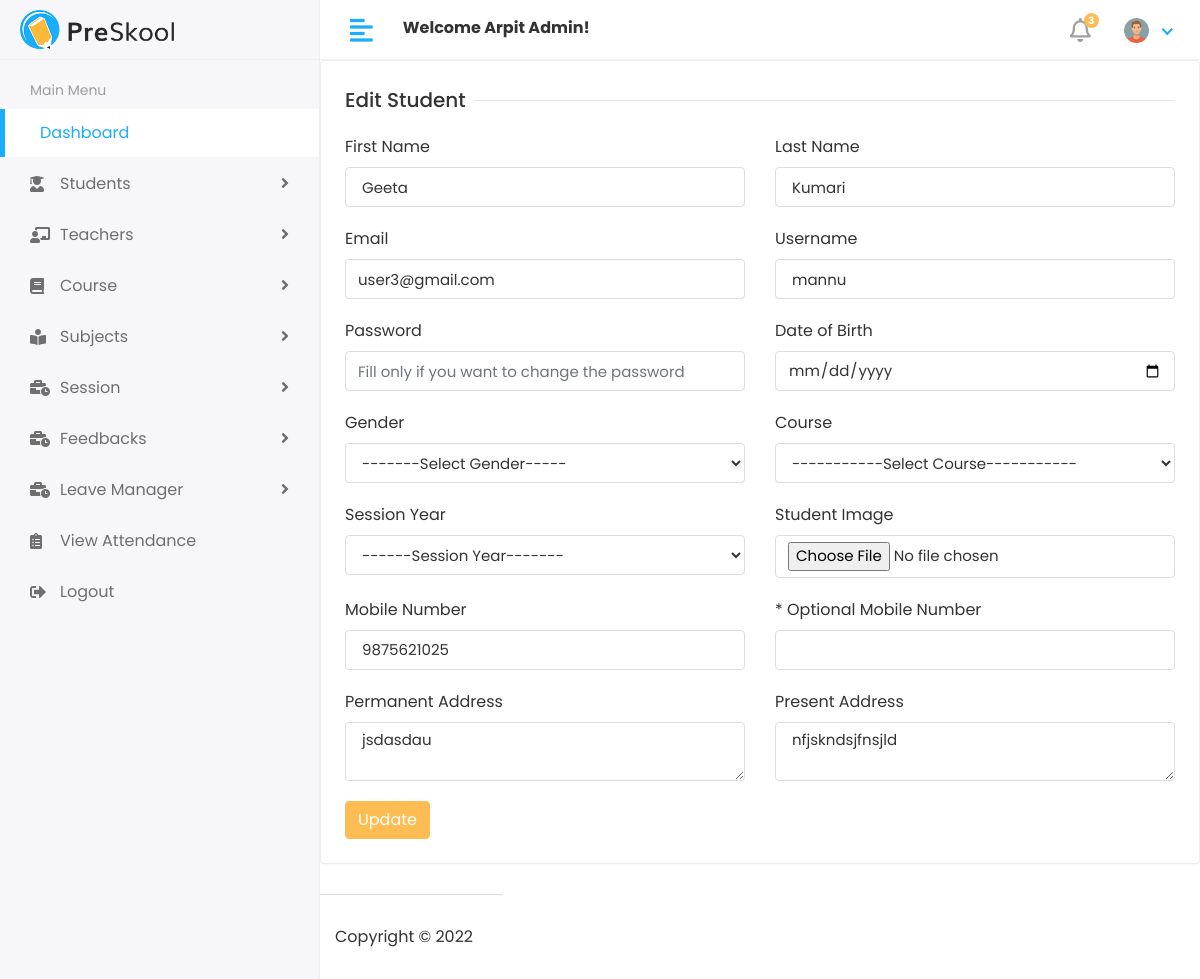
The page //Hod/student/edit/3 (signed in) on the database its author committed.
### app/models.py (models this page shows, shortened)
class Customuser(AbstractUser):
    USER ={
        (1,'HOD'),
        (2,'STAFF'),
        (3,'STUDENT'),
    }
    user_type = models.CharField(choices=USER,max_length=50,default=1)
    profile_pic = models.ImageField(upload_to='uploads/profile_pic/')

class Student(models.Model):
    admin = models.OneToOneField(Customuser,on_delete = models.CASCADE)
    student_dob =models.DateField(auto_now_add=False)
    permanent_address = models.TextField(null=True)
    present_address =models.TextField(blank=True)
    gender = models.CharField(max_length=10)
    course_id = models.ForeignKey(Course,on_delete=models.DO_NOTHING,null=True)
    session_id =models.ForeignKey(Session_Year,on_delete =models.DO_NOTHING,null=True)
    student_mobile_no =models.CharField(blank=False,max_length=10)
    student_optional_mobile_no =models.CharField(blank=True,max_length=10)
    created_at = models.DateTimeField(auto_now_add=True)
    updated_at = models.DateTimeField(auto_now_add=True)

### HOD/views.py (the view)
# urls.py: path('student/edit/<str:id>',editstudents,name="editstudent"),
@login_required(login_url="/")
def editstudents(request,id):
    student=Student.objects.filter(id=id)
    course=Course.objects.all()
    session =Session_Year.objects.all()
    context ={
        'students':student,
        'course':course,
        'session':session
    }
    return render(request,'HOD/edit_student.html',context)

### templates/HOD/edit_student.html (shortened to what this page needs)
{% extends "main/base.html" %}
{% load static %}
{% block body %}
<div class="row">
    <div class="col-sm-12">
       <div class="card">
          <div class="card-body">
             <form method="POST" action="{% url 'updatestudent' %}" enctype="multipart/form-data">
                <div class="row">
                   <div class="col-12">
                      <h5 class="form-title"><span>Edit Student</span></h5>
                   </div>
                   <div class="col-12 col-sm-6">
                      <div class="form-group">
                         <label>First Name</label>
                         <input type="text" class="form-control" name="first_name" value="{% for student in students%} {{student.admin.first_name}} {% endfor %}">
                      </div>
                   </div>
                   <div class="col-12 col-sm-6">
                      <div class="form-group">
                         <label>Last Name</label>
                         <input type="text" class="form-control" name="last_name" value="{% for student in students%} {{student.admin.last_name}} {% endfor %}">
                      </div>
                   </div>
                   <div class="col-12 col-sm-6">
                    <div class="form-group">
                       <label>Email</label>
                       <input type="email" class="form-control" name="email" value="{% for student in students%} {{student.admin.email}} {% endfor %}">
                    </div>
                 </div>
                 <div class="col-12 col-sm-6">
                    <div class="form-group">
                       <label>Username</label>
                       <input type="text" class="form-control" name="username" value="{% for student in students%} {{student.admin.username}} {% endfor %}">
                    </div>
                 </div>
                 <div class="col-12 col-sm-6">
                    <div class="form-group">
                       <label>Password</label>
                       <input type="text" class="form-control" name="password" placeholder="Fill only if you want to change the password">
                    </div>
                 </div>
                 <div class="col-12 col-sm-6">
                    <div class="form-group">
                       <label>Date of Birth {{student.student_dob}}</label>
                       <div>
                          <input type="date" class="form-control" name="student_dob" value="{% for student in students %} {{student.student_dob}} {% endfor %}">
                       </div>
                    </div>
                 </div>
                   <div class="col-12 col-sm-6">
                      <div class="form-group">
                         <label>Gender</label>
                         <select class="form-control" name="gender" >
                            <option>-------Select Gender-----</option>
                         </select>
                      </div>
                   </div>
                   <div class="col-12 col-sm-6">
                      <div class="form-group">
                         <label>Course</label>
                         <select class="form-control" name="course_id">
                           <option>-----------Select Course-----------</option>
                         </select>
                      </div>
                   </div>
                   <div class="col-12 col-sm-6">
                      <div class="form-group">
                         <label>Session Year</label>
                         <select class="form-control" name="session_id">
                            <option>------Session Year-------</option>
                         </select>
                      </div>
                   </div>
                   <div class="col-12 col-sm-6">
                    <div class="form-group">
                       <label>Student Image</label>
                       <input type="file" class="form-control" name="profile_pic">
                    </div>
                    </div>
                   <div class="col-12 col-sm-6">
                      <div class="form-group">
                         <label>Mobile Number</label>
                         <input type="text" class="form-control" name="student_mobile_no"  value="{% for student in students%} {{student.student_mobile_no}} {% endfor %}">
                      </div>
                   </div>
                    <div class="col-12 col-sm-6">
                        <div class="form-group">
                           <label>* Optional Mobile Number</label>
                           <input type="text" class="form-control" name="student_optional_mobile_no" value="{% for student in students%} {{student.student_optional_mobile_no}} {% endfor %}">
                        </div>
                     </div>
                   <div class="col-12 col-sm-6">
                    <div class="form-group">
                       <label> Permanent Address</label>
                       <textarea class="form-control" name="permanent_address">{% for student in students%} {{student.permanent_address}} {% endfor %}</textarea>
                    </div>
                 </div>
                 <div class="col-12 col-sm-6">
                    <div class="form-group">
                       <label> Present Address</label>
                       <textarea class="form-control" name="present_address">{% for student in students%} {{student.present_address}} {% endfor %}</textarea>
                    </div>
                 </div>
                   <div class="col-12">
                      <button type="submit" class="btn btn-primary">Update</button>
                   </div>
                </div>
             </form>
          </div>
       </div>
    </div>
{% endblock %}

### templates/includes/header.html (shortened to what this page needs)
{% load static  %}
   <div class="header">
       <div class="header-left">
          <a href="{% url 'hodpage' %}" class="logo">
          <img src="{% static 'assets/img/logo.png' %}" alt="Logo">
          </a>
       </div>
       <a href="javascript:void(0);" id="toggle_btn">
       <i class="fas fa-align-left"></i>
       </a>
       <div class="top-nav-search mt-3">
          <strong>Welcome <span>{{user.first_name}} {{user.last_name}}</span>!</strong>
       </div>
       <ul class="nav user-menu">
          <li class="nav-item dropdown noti-dropdown">
             <a href="#" class="dropdown-toggle nav-link" data-toggle="dropdown">
             <i class="far fa-bell"></i> <span class="badge badge-pill">3</span>
             </a>
          </li>
          <li class="nav-item dropdown has-arrow">
             <a href="#" class="dropdown-toggle nav-link" data-toggle="dropdown">
            {% if user.profile_pic == "" %}
             <span class="user-img"><img class="rounded-circle" src="{% static 'assets/default-img/user-default.png' %}" width="31" alt="{{user.first_name}}&nbsp;{{user.last_name}}"></span>
            {% else %}
             <span class="user-img"><img class="rounded-circle" src="{{user.profile_pic.url}}" width="31" alt="{{user.first_name}}&nbsp;{{user.last_name}}"></span>
            {% endif %}
            </a>
          </li>
       </ul>
    </div>

### static/assets/css/style.css (style rules this page uses)
html { height: 100%; }
body { background-color: #fff; color: #333; font-family: 'Poppins', sans-serif; font-size: 1rem; height: 100%; line-height: 1.5; overflow-x: hidden; }
h1, h2, h3, h4, h5, h6 { font-family: 'Poppins', sans-serif; margin-top: 0; }
.form-control { border: 1px solid #ddd; box-shadow: none; color: #333; font-size: 15px; height: 40px; }
a { color: #009ce7; }
input, button, a { transition: all 0.4s ease; -moz-transition: all 0.4s ease; -o-transition: all 0.4s ease; -ms-transition: all 0.4s ease; -webkit-transition: all 0.4s ease; }
input, input:focus, button, button:focus { outline: none; }
input[type="file"] { height: auto; min-height: calc(1.5em + .75rem + 2px); }
input[type=text], input[type=password] { -webkit-appearance: none; -moz-appearance: none; appearance: none; }
textarea.form-control { resize: vertical; }
.form-group { margin-bottom: 1.25rem; }
ul, ol { padding: 0px; list-style: none; }
.btn-primary { background-color: #FFBC53; border: 1px solid #FFBC53; }
.card { border: 1px solid #ececf5; box-shadow: 0 1px 3px 0 rgba(0, 0, 0, 0.03); margin-bottom: 1.875rem; }
.card-body { padding: 1.5rem; }
.header { background-color: #fff; border-bottom: 1px solid #f3f3f4; left: 0; position: fixed; right: 0; top: 0; z-index: 1001; height: 60px; }
.header .header-left { float: left; height: 60px; padding: 0 20px; position: relative; width: 320px; z-index: 1; transition: all 0.2s ease-in-out; background-color: #f7f7fa; border-bottom: 1px solid #efefef; border-right: 1px solid #ececf5; display: flex; align-items: center; }
.header .header-left .logo { display: inline-block; line-height: 60px; }
.header .header-left .logo img { max-height: 40px; width: auto; }
.header .dropdown-toggle:after { display: none; }
.header .has-arrow .dropdown-toggle:after { border-top: 0; border-left: 0; border-bottom: 2px solid #18aefa; border-right: 2px solid #18aefa; content: ''; height: 8px; display: inline-block; pointer-events: none; -webkit-transform-origin: 66% 66%; -ms-transform-origin: 66% 66%; transform-origin: 66% 66%; -webkit-transform: rotate(45deg); -ms-transform: rotate(45deg); transform: rotate(45deg); -webkit-transition: all 0.15s ease-in-out; transition: all 0.15s ease-in-out; width: 8px; vertical-align: 0px; }
.user-menu { float: right; margin: 0; position: relative; z-index: 99; padding-right: 15px; }
.user-menu.nav > li > a { color: #a0a0a0; font-size: 14px; line-height: 58px; padding: 0 15px; height: 60px; }
.user-img { margin-right: 3px; position: relative; }
.top-nav-search { float: left; margin-left: 15px; }
.user-menu.nav > li > a .badge { background-color: #FFBC53; display: block; font-size: 10px; font-weight: bold; height: 15px; width: 15px; position: absolute; right: 7px; top: 13px; color: #fff; padding: 3px; }
.user-menu.nav > li > a > i { font-size: 1.5rem; line-height: 60px; }
.form-title { width: 100%; max-width: 100%; padding: 0; font-size: 1.25rem; font-weight: 500; line-height: inherit; color: #333; white-space: normal; position: relative; display: block; margin-bottom: 20px; }
.form-title:before { content: ""; position: absolute; left: 0px; right: 0px; height: 1px; top: 50%; background-color: rgba(0, 0, 0, 0.1); }
.form-title span { padding: 0px 0.5rem 0 0; background-color: #fff; display: inline-block; z-index: 2; position: relative; }
@media (min-width: 992px) { #toggle_btn { align-items: center; color: #18aefa; display: inline-flex; float: left; font-size: 26px; height: 60px; justify-content: center; margin-left: 15px; padding: 0 15px; } }

### rows shown on the page
Customuser: first_name "Arpit", last_name "Admin", profile_pic (picture)
Student: first_name "Geeta", last_name "Kumari", email "user3@gmail.com", username "mannu", student_mobile_no "9875621025", permanent_address "jsdasdau", present_address "nfjskndsjfnsjld"
